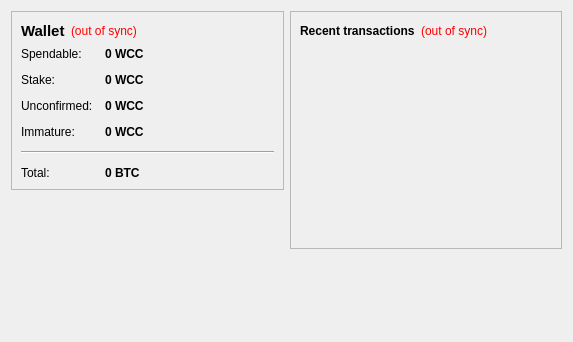
<?xml version="1.0" encoding="UTF-8"?>
<ui version="4.0">
 <class>OverviewPage</class>
 <widget class="QWidget" name="OverviewPage">
  <property name="geometry">
   <rect>
    <x>0</x>
    <y>0</y>
    <width>573</width>
    <height>342</height>
   </rect>
  </property>
  <property name="windowTitle">
   <string>Form</string>
  </property>
  <layout class="QHBoxLayout" name="horizontalLayout" stretch="1,1">
   <item>
    <layout class="QVBoxLayout" name="verticalLayout_2">
     <item>
      <widget class="QFrame" name="frame">
       <property name="frameShape">
        <enum>QFrame::StyledPanel</enum>
       </property>
       <property name="frameShadow">
        <enum>QFrame::Raised</enum>
       </property>
       <layout class="QVBoxLayout" name="verticalLayout_4">
        <item>
         <layout class="QHBoxLayout" name="horizontalLayout_4">
          <item>
           <widget class="QLabel" name="label_5">
            <property name="font">
             <font>
              <pointsize>11</pointsize>
              <weight>75</weight>
              <bold>true</bold>
             </font>
            </property>
            <property name="text">
             <string>Wallet</string>
            </property>
           </widget>
          </item>
          <item>
           <widget class="QLabel" name="labelWalletStatus">
            <property name="toolTip">
             <string>The displayed information may be out of date. Your wallet automatically synchronizes with the wecare network after a connection is established, but this process has not completed yet.</string>
            </property>
            <property name="styleSheet">
             <string notr="true">QLabel { color: red; }</string>
            </property>
            <property name="text">
             <string notr="true">(out of sync)</string>
            </property>
            <property name="alignment">
             <set>Qt::AlignLeading|Qt::AlignLeft|Qt::AlignVCenter</set>
            </property>
           </widget>
          </item>
          <item>
           <spacer name="horizontalSpacer_2">
            <property name="orientation">
             <enum>Qt::Horizontal</enum>
            </property>
            <property name="sizeHint" stdset="0">
             <size>
              <width>40</width>
              <height>20</height>
             </size>
            </property>
           </spacer>
          </item>
         </layout>
        </item>
        <item>
         <layout class="QFormLayout" name="formLayout_2">
          <property name="fieldGrowthPolicy">
           <enum>QFormLayout::AllNonFixedFieldsGrow</enum>
          </property>
          <property name="horizontalSpacing">
           <number>12</number>
          </property>
          <property name="verticalSpacing">
           <number>12</number>
          </property>
          <item row="0" column="0">
           <widget class="QLabel" name="label">
            <property name="text">
             <string>Spendable:</string>
            </property>
           </widget>
          </item>
          <item row="0" column="1">
           <widget class="QLabel" name="labelBalance">
            <property name="font">
             <font>
              <weight>75</weight>
              <bold>true</bold>
             </font>
            </property>
            <property name="cursor">
             <cursorShape>IBeamCursor</cursorShape>
            </property>
            <property name="toolTip">
             <string>Your current spendable balance</string>
            </property>
            <property name="text">
             <string notr="true">0 WCC</string>
            </property>
            <property name="textInteractionFlags">
             <set>Qt::LinksAccessibleByMouse|Qt::TextSelectableByKeyboard|Qt::TextSelectableByMouse</set>
            </property>
           </widget>
          </item>
          <item row="1" column="0">
           <widget class="QLabel" name="label_6">
            <property name="text">
             <string>Stake:</string>
            </property>
           </widget>
          </item>
          <item row="1" column="1">
           <widget class="QLabel" name="labelStake">
            <property name="font">
             <font>
              <weight>75</weight>
              <bold>true</bold>
             </font>
            </property>
            <property name="cursor">
             <cursorShape>IBeamCursor</cursorShape>
            </property>
            <property name="toolTip">
             <string>Total of coins that was staked, and do not yet count toward the current balance</string>
            </property>
            <property name="text">
             <string notr="true">0 WCC</string>
            </property>
            <property name="textInteractionFlags">
             <set>Qt::LinksAccessibleByMouse|Qt::TextSelectableByKeyboard|Qt::TextSelectableByMouse</set>
            </property>
           </widget>
          </item>
          <item row="2" column="0">
           <widget class="QLabel" name="label_3">
            <property name="text">
             <string>Unconfirmed:</string>
            </property>
           </widget>
          </item>
          <item row="2" column="1">
           <widget class="QLabel" name="labelUnconfirmed">
            <property name="font">
             <font>
              <weight>75</weight>
              <bold>true</bold>
             </font>
            </property>
            <property name="cursor">
             <cursorShape>IBeamCursor</cursorShape>
            </property>
            <property name="toolTip">
             <string>Total of transactions that have yet to be confirmed, and do not yet count toward the current balance</string>
            </property>
            <property name="text">
             <string notr="true">0 WCC</string>
            </property>
            <property name="textInteractionFlags">
             <set>Qt::LinksAccessibleByMouse|Qt::TextSelectableByKeyboard|Qt::TextSelectableByMouse</set>
            </property>
           </widget>
          </item>
          <item row="3" column="0">
           <widget class="QLabel" name="labelImmatureText">
            <property name="text">
             <string>Immature:</string>
            </property>
           </widget>
          </item>
          <item row="3" column="1">
           <widget class="QLabel" name="labelImmature">
            <property name="font">
             <font>
              <weight>75</weight>
              <bold>true</bold>
             </font>
            </property>
            <property name="toolTip">
             <string>Mined balance that has not yet matured</string>
            </property>
            <property name="text">
             <string notr="true">0 WCC</string>
            </property>
            <property name="textInteractionFlags">
             <set>Qt::LinksAccessibleByMouse|Qt::TextSelectableByKeyboard|Qt::TextSelectableByMouse</set>
            </property>
           </widget>
          </item>
          <item row="4" column="0" colspan="2">
           <widget class="Line" name="line">
            <property name="orientation">
             <enum>Qt::Horizontal</enum>
            </property>
           </widget>
          </item>
          <item row="5" column="0">
           <widget class="QLabel" name="labelTotalText">
            <property name="text">
             <string>Total:</string>
            </property>
           </widget>
          </item>
          <item row="5" column="1">
           <widget class="QLabel" name="labelTotal">
            <property name="font">
             <font>
              <weight>75</weight>
              <bold>true</bold>
             </font>
            </property>
            <property name="cursor">
             <cursorShape>IBeamCursor</cursorShape>
            </property>
            <property name="toolTip">
             <string>Your current total balance</string>
            </property>
            <property name="text">
             <string notr="true">0 BTC</string>
            </property>
            <property name="textInteractionFlags">
             <set>Qt::LinksAccessibleByMouse|Qt::TextSelectableByKeyboard|Qt::TextSelectableByMouse</set>
            </property>
           </widget>
          </item>
         </layout>
        </item>
       </layout>
      </widget>
     </item>
     <item>
      <spacer name="verticalSpacer">
       <property name="orientation">
        <enum>Qt::Vertical</enum>
       </property>
       <property name="sizeHint" stdset="0">
        <size>
         <width>20</width>
         <height>40</height>
        </size>
       </property>
      </spacer>
     </item>
    </layout>
   </item>
   <item>
    <layout class="QVBoxLayout" name="verticalLayout_3">
     <item>
      <widget class="QFrame" name="frame_2">
       <property name="frameShape">
        <enum>QFrame::StyledPanel</enum>
       </property>
       <property name="frameShadow">
        <enum>QFrame::Raised</enum>
       </property>
       <layout class="QVBoxLayout" name="verticalLayout">
        <item>
         <layout class="QHBoxLayout" name="horizontalLayout_2">
          <item>
           <widget class="QLabel" name="label_4">
            <property name="text">
             <string>&lt;b&gt;Recent transactions&lt;/b&gt;</string>
            </property>
           </widget>
          </item>
          <item>
           <widget class="QLabel" name="labelTransactionsStatus">
            <property name="toolTip">
             <string>The displayed information may be out of date. Your wallet automatically synchronizes with the wecare network after a connection is established, but this process has not completed yet.</string>
            </property>
            <property name="styleSheet">
             <string notr="true">QLabel { color: red; }</string>
            </property>
            <property name="text">
             <string notr="true">(out of sync)</string>
            </property>
            <property name="alignment">
             <set>Qt::AlignRight|Qt::AlignTrailing|Qt::AlignVCenter</set>
            </property>
           </widget>
          </item>
          <item>
           <spacer name="horizontalSpacer">
            <property name="orientation">
             <enum>Qt::Horizontal</enum>
            </property>
            <property name="sizeHint" stdset="0">
             <size>
              <width>40</width>
              <height>20</height>
             </size>
            </property>
           </spacer>
          </item>
         </layout>
        </item>
        <item>
         <widget class="QListView" name="listTransactions">
          <property name="styleSheet">
           <string notr="true">QListView { background: transparent; }</string>
          </property>
          <property name="frameShape">
           <enum>QFrame::NoFrame</enum>
          </property>
          <property name="verticalScrollBarPolicy">
           <enum>Qt::ScrollBarAlwaysOff</enum>
          </property>
          <property name="horizontalScrollBarPolicy">
           <enum>Qt::ScrollBarAlwaysOff</enum>
          </property>
          <property name="selectionMode">
           <enum>QAbstractItemView::NoSelection</enum>
          </property>
         </widget>
        </item>
       </layout>
      </widget>
     </item>
     <item>
      <spacer name="verticalSpacer_2">
       <property name="orientation">
        <enum>Qt::Vertical</enum>
       </property>
       <property name="sizeHint" stdset="0">
        <size>
         <width>20</width>
         <height>40</height>
        </size>
       </property>
      </spacer>
     </item>
    </layout>
   </item>
  </layout>
 </widget>
 <resources/>
 <connections/>
</ui>
